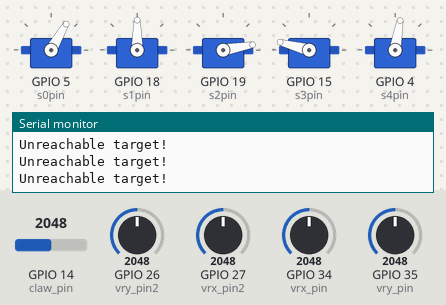
A sketch run on a simulated ESP32. Shown: 5 × servo, the last lines printed to the serial monitor. The inputs (shaded band) are chosen by the test bench; at power-on: GPIO 34 (vrx_pin) = 2048, GPIO 35 (vry_pin) = 2048, GPIO 27 (vrx_pin2) = 2048, GPIO 14 (claw_pin) = 2048, GPIO 26 (vry_pin2) = 2048.

Above: at 1.7 s.
1.8 s: GPIO 34 (vrx_pin) set to 1948
At 2.6 s:
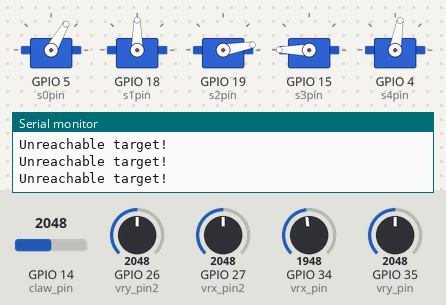
3.4 s: GPIO 35 (vry_pin) set to 1442
4.9 s: GPIO 35 (vry_pin) set to 1326
At 7.7 s:
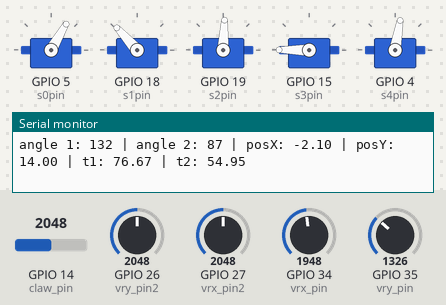
7.9 s: GPIO 27 (vrx_pin2) set to 1457
9.4 s: GPIO 27 (vrx_pin2) set to 1372
At 9.86 s:
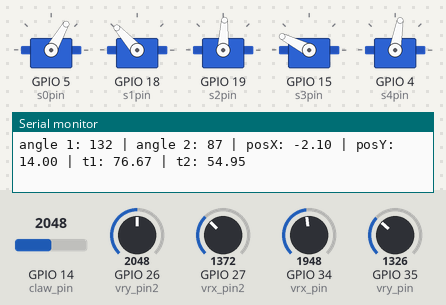
12.4 s: GPIO 14 (claw_pin) set to 1960
At 13.8 s:
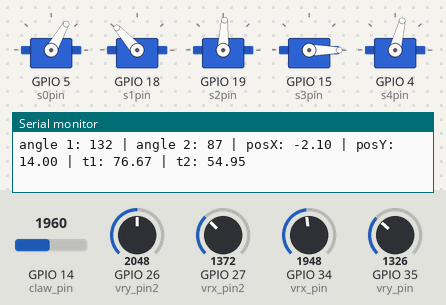
Timing chart, 0 to 14.9 s (numbered marks = the images above; inputs shaded):
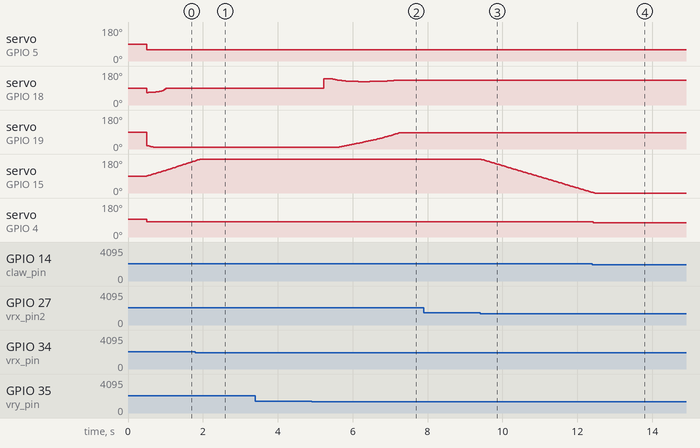

Measured:
- the behaviour switches between 2001 and 2000 on GPIO 34 (vrx_pin) (found by bisection; images 0 and 1)
- the behaviour switches between 1400 and 1399 on GPIO 35 (vry_pin) (found by bisection; images 1 and 2)
- the behaviour switches between 1400 and 1399 on GPIO 27 (vrx_pin2) (found by bisection; images 2 and 3)
- after the input at 1.8 s, servo on GPIO 18 (s1pin): stays 90° (without the input it goes to 140° after 0.15 s)
- after the input at 4.9 s, servo on GPIO 19 (s2pin): moves from 10° to 87° over 1.6 s, starting after 0.74 s
- after the input at 9.4 s, servo on GPIO 15 (s3pin): moves from 180° to 3° over 3.0 s, starting at once
- after the input at 12.4 s, servo on GPIO 4 (s4pin): 80° → 76° at once

The sketch:

esp32-robotic-arm-atlas.ino
```cpp
#include <ESP32Servo.h>

#define s0pin 5
#define s1pin 18
#define s2pin 19
#define s3pin 15
#define s4pin 4

#define vrx_pin 34
#define vry_pin 35
#define sw_pin 32

#define vrx_pin2 27
#define vry_pin2 26
#define sw_pin2 25

#define claw_pin 14

int angle1 = 61, angle2 = 11, angle3 = 90
, angle4 = 95;

float posX = 6.0;
float posY = 0.0;

float L1 = 9.44;
float L2 = 6.44;
float L3 = 7.92;

Servo s0, s1, s2, s3, s4;

void setup() {
  Serial.begin(115200);
  pinMode(sw_pin, INPUT_PULLUP);
  pinMode(claw_pin, INPUT);

  s0.attach(s0pin);
  s1.attach(s1pin);
  s2.attach(s2pin);
  s3.attach(s3pin);
  s4.attach(s4pin);

  s0.write(90);
  s3.write(angle3);
  s4.write(angle4);

  delay(500);
}

void loop() {
  int vrx = analogRead(vrx_pin);
  int vry = analogRead(vry_pin);
  int claw = analogRead(claw_pin);

  int vrx2 = analogRead(vrx_pin2);
  int vry2 = analogRead(vry_pin2);

  if(vrx2 > 2000){
    angle3 += 1;
  } else if(vrx2 < 1400){
    angle3 -= 1;
  }

  angle3 = constrain(angle3, 0, 180);
  s3.write(angle3);

  if (vry2 > 2000) {
    s0.write(60);
  } else if (vry2 < 1200) {
    s0.write(130);
  } else {
    s0.write(90);
  }
  // Claw control
  angle4 = map(claw, 0, 4095, 0, 160);
  s4.write(angle4);

  // Joystick control
  if (vrx > 2000) posX -= 0.1;
  else if (vrx < 1400) posX += 0.1;

  if (vry > 2000) posY -= 0.1;
  else if (vry < 1400) posY += 0.1;

  posX = constrain(posX, -4.0, 14.0);
  posY = constrain(posY, 0.0, 14.0);
  // Keep within reach
  float maxReach = L1 + L2 - 0.5;
  float dist = sqrt(posX * posX + posY * posY);
  if (dist > maxReach) {
    float scale = maxReach / dist;
    posX *= scale;
    posY *= scale;
  }

  // Inverse Kinematics
  float t1, t2;
  if (solveIK(posX, posY, t1, t2)) {
    // Normalize t1 to [-180°, 180°]
    t1 = fmod(t1 + 360.0, 360.0);
    if (t1 > 180.0) t1 -= 360.0;

    // Servo angle 1 (base)
    int theta1_servo = map(t1, -90, 90, 40, 140);
    theta1_servo = constrain(theta1_servo, 40, 140);

    // Servo angle 2 (elbow - inverted V)
    int theta2_servo = map(t2, 0, 150, 130, 10);
    theta2_servo = constrain(theta2_servo, 10, 130);

    s1.write(theta1_servo);
    s2.write(theta2_servo);

    Serial.print("angle 1: "); Serial.print(theta1_servo);
    Serial.print(" | angle 2: "); Serial.print(theta2_servo);
    Serial.print(" | posX: "); Serial.print(posX);
    Serial.print(" | posY: "); Serial.print(posY);
    Serial.print(" | t1: "); Serial.print(t1);
    Serial.print(" | t2: "); Serial.println(t2);
  } else {
    Serial.println("Unreachable target!");
  }

  delay(15);
}


bool solveIK(float x, float y, float& theta1, float& theta2) {
  float dist = sqrt(x * x + y * y);
  if (dist > (L1 + L2)) return false;

  float cos_theta2 = (x * x + y * y - L1 * L1 - L2 * L2) / (2 * L1 * L2);
  if (cos_theta2 < -1 || cos_theta2 > 1) return false;

  theta2 = acos(cos_theta2);  // radians
  float k1 = L1 + L2 * cos(theta2);
  float k2 = L2 * sin(theta2);
  theta1 = atan2(y, x) - atan2(k2, k1);

  // Convert to degrees
  theta1 = degrees(theta1);
  theta2 = degrees(theta2);

  return true;
}
```
